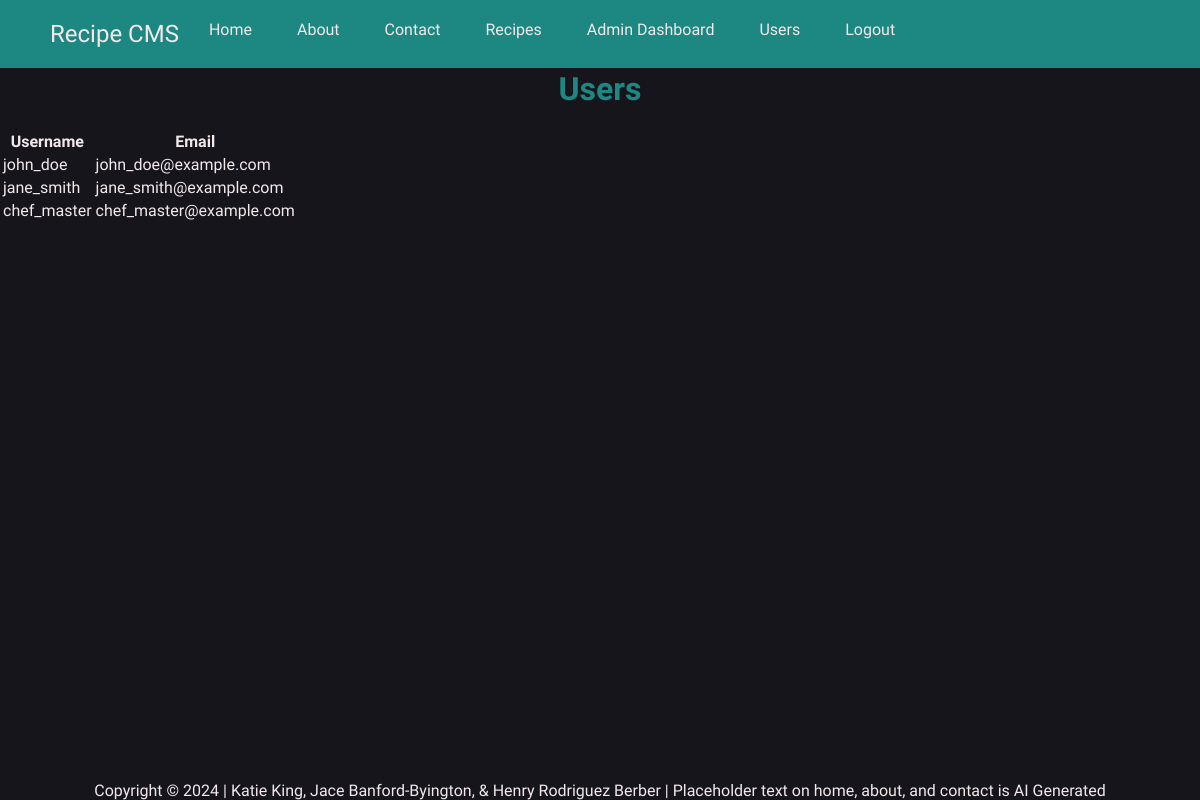
Screenshot of /index.php?page=adminPages/users (signed in) with the database file from the repository.
### tables this page shows
CREATE TABLE IF NOT EXISTS Users (
    UserId INT NOT NULL AUTO_INCREMENT,
    Username VARCHAR(100) NOT NULL,
    Password VARCHAR(100) NOT NULL,
    Email VARCHAR(100) NOT NULL,
    PRIMARY KEY (UserId),
    CONSTRAINT Users_UniqueEmail UNIQUE (Email),
    CONSTRAINT Users_UniqueUsername UNIQUE (Username)
);

### dbConnection.php (called while the page is built, shortened)
<?php
function getConnection()
{
    $dbConnection = @mysqli_connect(DB_SERVER, DB_USER, DB_PSWD, DB_NAME) or die("Could not connect to MySQL server.");
    return $dbConnection;
}
function getAllUsers(): array
{
    $query = 'SELECT * FROM Users';
    $response = getConnection()->execute_query($query);
    return $response->fetch_all(MYSQLI_ASSOC);
}

### pages/adminPages/users.php (the view, shortened to what this page needs)
<?php
require_once 'dbConnection.php';
$users = getAllUsers();
?>
<h1>Users</h1>
<?php if (!empty($users)): ?>
<table>
    <tr>
        <th>Username</th>
        <th>Email</th>
    </tr>
    <?php foreach ($users as $user): ?>
        <tr>
            <td><?php echo htmlspecialchars($user['Username']); ?></td>
            <td><?php echo htmlspecialchars($user['Email']); ?></td>
        </tr>
    <?php endforeach; ?>
</table>
<?php else: ?>
    <p>No users found.</p>
<?php endif; ?>

### rows the page displays
users: Username "john_doe", Email "john_doe@example.com"
users: Username "jane_smith", Email "jane_smith@example.com"
users: Username "chef_master", Email "chef_master@example.com"
